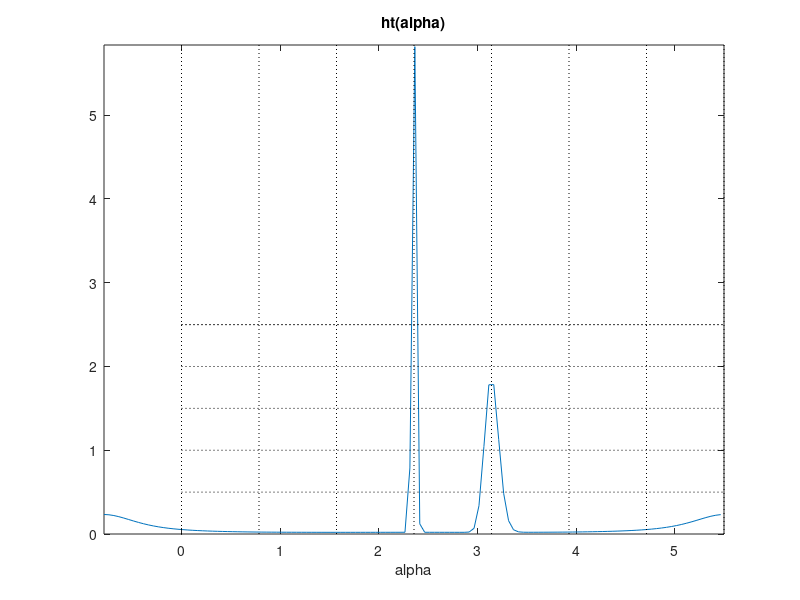

Reproduce this figure in MATLAB.
load pt_p_alpha_I_Data.dat
ht_alpha = pt_p_alpha_I_Data;

Delta_a = 0.05; 
alpha = -pi/4:Delta_a:7*pi/4;
Delta_r = 0.05; 
r = 0:Delta_r:3;

[alphax,ry] = meshgrid(alpha,r);


figure(2)
plot(alphax(1,:)', ht_alpha);
xlabel('alpha');
title('ht(alpha)');
axis([-pi/4, 7*pi/4, 0, max(ht_alpha)+0.02]);
ax = gca;
%ax.XTick = [-pi/4 pi/2 pi 1.5*pi 2*pi];
%ax.XTickLabel = {'0','\pi/2','\pi','3\pi/2','2\pi'};

hold on;
plot([0 0], [0 10], 'k:');
plot([pi/4 pi/4], [0 10], 'k:');
plot([2*pi/4 2*pi/4], [0 10], 'k:');
plot([3*pi/4 3*pi/4], [0 10], 'k:');
plot([4*pi/4 4*pi/4], [0 10], 'k:');
plot([5*pi/4 5*pi/4], [0 10], 'k:');
plot([6*pi/4 6*pi/4], [0 10], 'k:');
plot([7*pi/4 7*pi/4], [0 10], 'k:');
plot([8*pi/4 8*pi/4], [0 10], 'k:');

plot([0 2*pi], [0.5 0.5], 'k:');
plot([0 2*pi], [1 1], 'k:');
plot([0 2*pi], [1.5 1.5], 'k:');
plot([0 2*pi], [2 2], 'k:');
plot([0 2*pi], [2.5 2.5], 'k:');
plot([0 2*pi], [2.5 2.5], 'k:');
print pt_p_alpha_I_Data.eps -depsc

